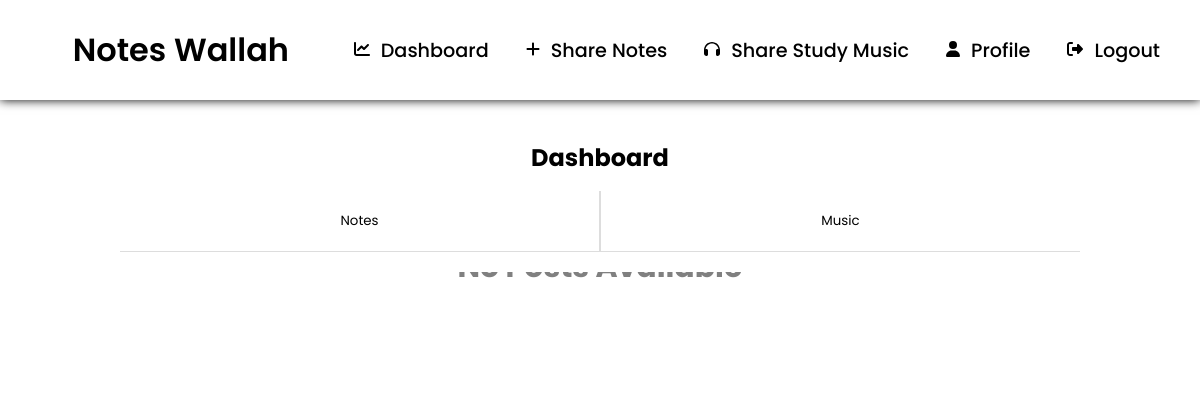
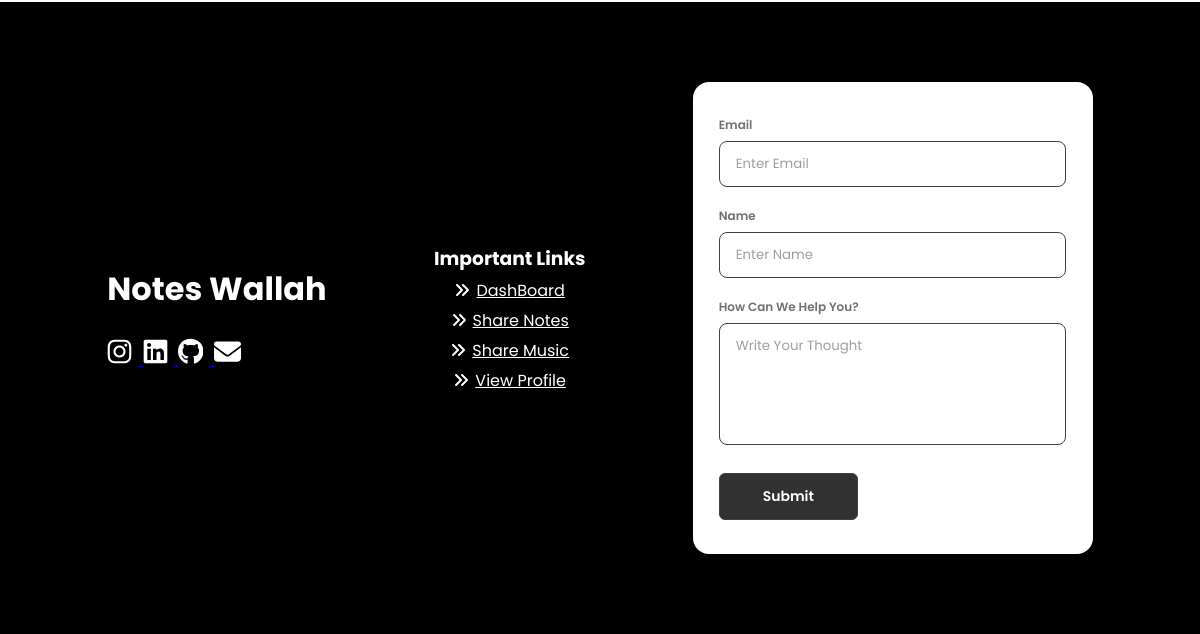
Page /dashboard on the earlier database version (2 pictures, top to bottom).
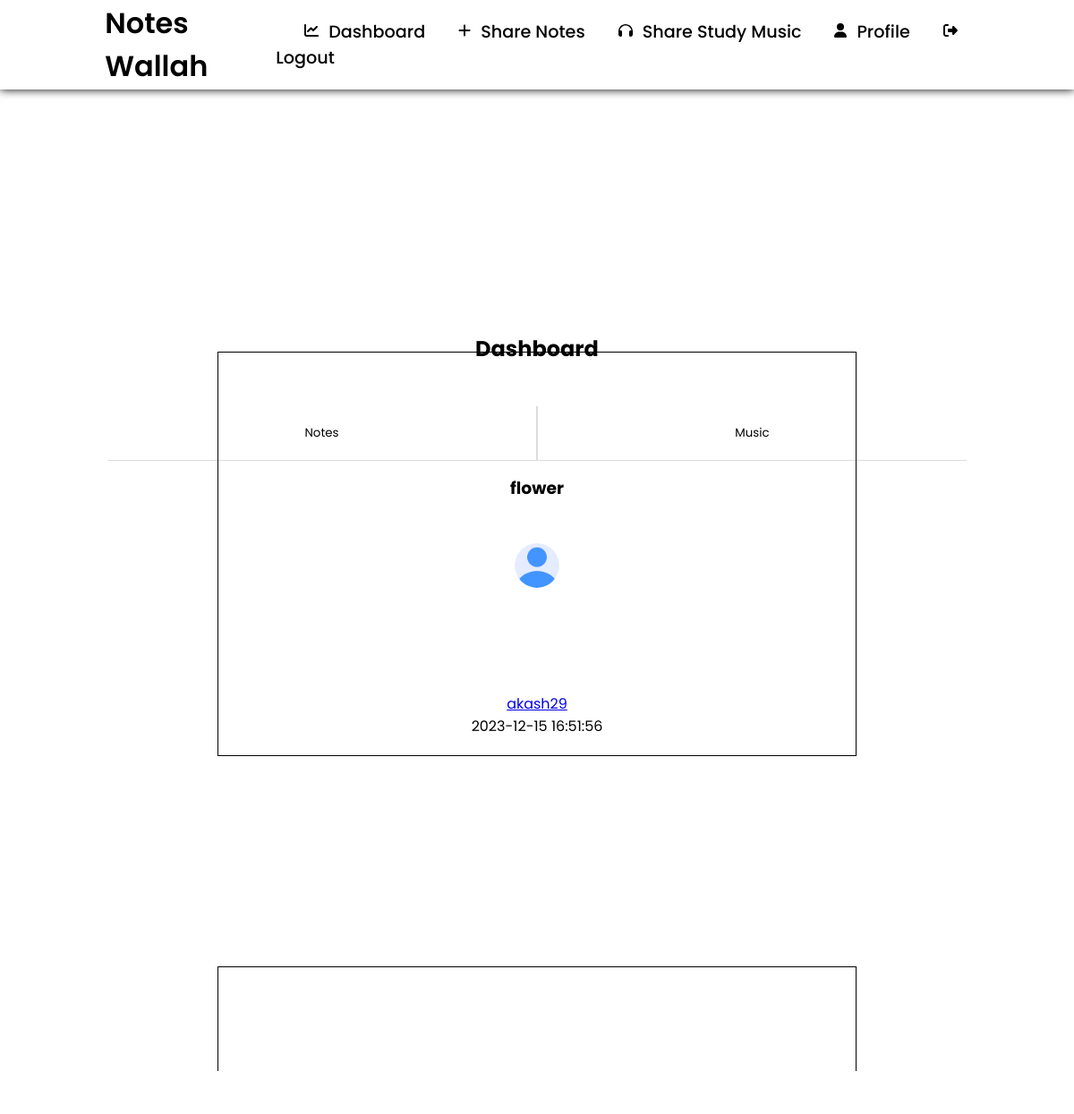
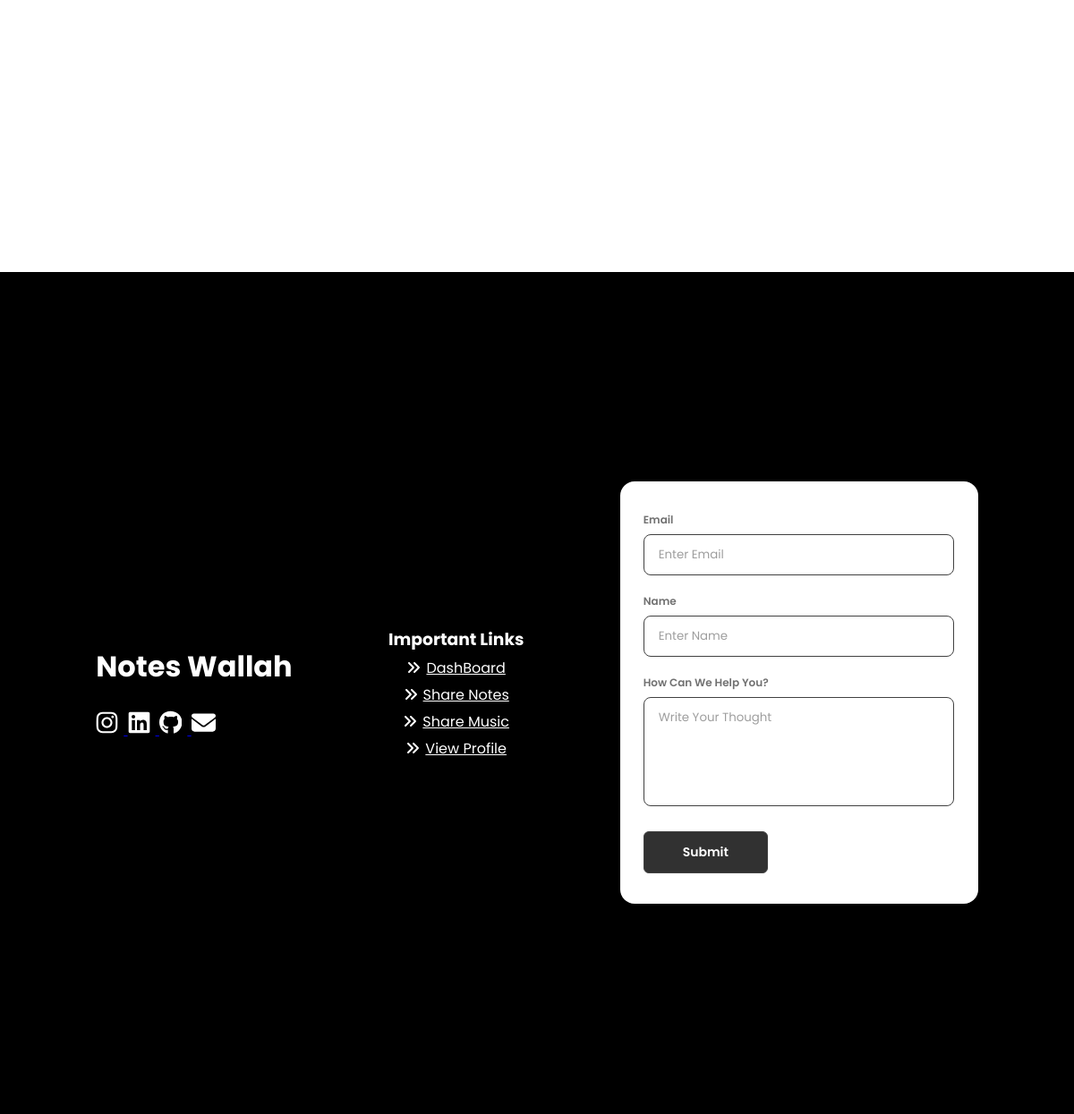
Same page on the later database version (2 pictures, top to bottom).
### app.py (models this page shows)
class User(db.Model):
    id = db.Column(db.Integer, primary_key=True)
    username = db.Column(db.String(30), nullable=False)
    email = db.Column(db.Text, nullable=False)
    password = db.Column(db.Text, nullable=False)
    posts = db.relationship('Post', backref='author', lazy=True)
    musics = db.relationship('Music', backref='author', lazy=True)
    profile_picture = db.Column(db.String(255), default='static/img/default.png')

class Post(db.Model):
    id = db.Column(db.Integer, primary_key=True)
    file_name = db.Column(db.String(100), nullable=False)
    file_description = db.Column(db.Text, nullable=True)
    file_path = db.Column(db.String(255), nullable=False)
    posted_at = db.Column(db.DateTime, default=ist_now)
    user_id = db.Column(db.Integer, db.ForeignKey('user.id'), nullable=False)

### app.py (the view)
@app.route('/dashboard')
def dashboard():
    posts = Post.query.order_by(desc(Post.id)).all()
    musics = Music.query.order_by(desc(Music.id)).all()
    post_details = []
    music_details = []
    for post in posts:
        author = post.author
        profile_picture = author.profile_picture
        post_details.append({'post': post, 'author_profile_picture': profile_picture})
    for music in musics:
        author = music.author
        profile_picture = author.profile_picture
        music_details.append({'music': music, 'author_profile_picture': profile_picture})
    return render_template('dashboard.html', post_details=post_details, musiclist=music_details)

### templates/dashboard.html (shortened to what this page needs)
{% extends 'base.html' %}
{% block body %}
<div class="nav">
    <span id="mobileFriendlyHeader"
        style="display: flex; align-items: center; justify-content: space-between; margin: auto;">
        <a href="/dashboard" class="nav-brand">Notes Wallah</a>
    </span>
    <div class="nav-links" id="navLinks">
        <a href="/dashboard">
            Dashboard
        </a>
        <a href="/create_post">
            <svg xmlns="http://www.w3.org/2000/svg" height="16" width="14" viewBox="0 0 448 512">
                <path fill="#000000"
                    d="M256 80c0-17.7-14.3-32-32-32s-32 14.3-32 32V224H48c-17.7 0-32 14.3-32 32s14.3 32 32 32H192V432c0 17.7 14.3 32 32 32s32-14.3 32-32V288H400c17.7 0 32-14.3 32-32s-14.3-32-32-32H256V80z" />
            </svg>
            Share Notes
        </a>
        <a href="/study_music">
            Share Study Music
        </a>
        <a href="/profile">
            <svg xmlns="http://www.w3.org/2000/svg" height="16" width="14" viewBox="0 0 448 512">
                <path fill="#000000"
                    d="M224 256A128 128 0 1 0 224 0a128 128 0 1 0 0 256zm-45.7 48C79.8 304 0 383.8 0 482.3C0 498.7 13.3 512 29.7 512H418.3c16.4 0 29.7-13.3 29.7-29.7C448 383.8 368.2 304 269.7 304H178.3z" />
            </svg>
            Profile
        </a>
        <a href="/logout">
            Logout
        </a>
    </div>
</div>
<br><br><br><br><br>
<div class="header"
    style="top: 0; width: 100%; display: flex; flex-direction: column; align-items: center; justify-content: center; position: absolute; margin: 15vh; z-index: 0; background-color: white; padding: 20px 0;">
    <h2>Dashboard</h2>
    <div class="tabButtons" style="width: 80%; display: flex; border-bottom: 1px solid #dddddd; margin-top: 2vh;">
        <button class="tabLinks1" onclick="openNote()">Notes</button>
        <button class="tabLinks2" onclick="openMusic()">Music</button>
    </div>
</div>
{% if post_details %}
<div class="tab-container">
    <div class="tabContent" id="notes"
        style="position: absolute; width: 100%; display: flex; flex-direction: column; align-items: center; justify-content: center; padding-top: 30vh;">
        {% for post_detail in post_details %}
        <a href="{{ url_for('view_post', post_id=post_detail.post.id) }}"
            style="color: black;text-decoration: none;margin-top: 5vh;display: flex;flex-direction: column;align-items: center;justify-content: center; width: 70%;">
            <div class="post-container"
                style="display: flex; flex-direction: column; align-items: center; justify-content: center; width: 70%; border: 1px solid black; padding: 20px; margin-top: 5vh;">
                <h3>{{ post_detail.post.file_name }}</h3>
                <span style="display: flex; align-items: center; justify-content: center; margin: 2vh 0 0 0;">
                    <img src="{{ post_detail.author_profile_picture }}" alt="Author's Profile Picture" width="50px"
                        style="border-radius: 50%; aspect-ratio: 1/1; size: cover;">
                    <p><a href="{{ url_for('author_profile', user_id=post_detail.post.author.id) }}">{{
                            post_detail.post.author.username }}</a></p>
                </span>
                <p>{{ post_detail.post.posted_at.strftime('%Y-%m-%d %H:%M:%S') }}</p>
            </div>
        </a>
        {% endfor %}
    </div>
</div>
{% else %}
<center><h1 style="color: grey; font-size: 30px; margin: auto auto;">No Posts Available</h1></center>
{% endif %}
{% endblock %}

### templates/base.html (shortened to what this page needs)
<!DOCTYPE html>
<html lang="en">
<head>
    <link rel="stylesheet" href="{{url_for('static', filename='style.css')}}">
</head>
<body>
    <div class="container">
        {% block body %}{% endblock %}
    </div>
    <footer class="footer">
        <div class="leftColumn">
            <h1>Notes Wallah</h1>
            <br>
            <div class="links">
                <a href="https://www.instagram.com/akash_nath29">
                </a>
                <a href="https://www.linkedin.com/in/akash-nath29/">
                </a>
                <a href="https://github.com/Akash-nath29">
                </a>
                <a href="mailto:devakash2905@gmail.com">
                </a>
            </div>
        </div>
        <div class="middleColumn">
            <h3>Important Links</h3>
                <a href="/dashboard">DashBoard</a>
                <a href="/create_post">Share Notes</a>
                <a href="/study_music">Share Music</a>
                <a href="/profile">View Profile</a>
        </div>
        <div class="lastColumn">
            <div class="contactForm">
                <div class="form-container">
                    <form class="form" action="https://formsubmit.co/41930605c3d9a45c598270cd40d75c57" method="POST">
                        <div class="form-group">
                            <label for="emailInput">Email</label>
                            <input type="text" id="emailInput" name="email" required placeholder="Enter Email"
                                autocomplete="off">
                        </div>
                        <div class="form-group">
                            <label for="nameInput">Name</label>
                            <input type="text" id="nameInput" name="name" required placeholder="Enter Name"
                                autocomplete="off">
                        </div>
                        <div class="form-group">
                            <label for="textarea">How Can We Help You?</label>
                            <textarea name="textarea" id="textarea" rows="10" cols="50" required
                                placeholder="Write Your Thought" autocomplete="off"></textarea>
                        </div>
                        <button class="form-submit-btn" type="submit">Submit</button>
                    </form>
                </div>
            </div>
        </div>
    </footer>
</body>
</html>

### static/style.css (style rules this page uses)
* { margin: 0; padding: 0; font-family: 'Poppins', sans-serif; }
.nav { width: 100%; height: 100px; display: flex; align-items: center; justify-content: space-between; box-shadow: 0 0 10px #000; background-color: #fff; position: sticky; top: 0; z-index: 1; margin-bottom: 5vh; }
.nav-brand { margin-left: 5vh; }
.nav-brand { font-size: 2rem; font-weight: 600; color: #000; text-decoration: none; }
.container { width: 100%; display: flex; flex-direction: column; align-items: center; justify-content: center; overflow-y: scroll; margin: 15vh 0; }
.nav { position: absolute; top: 0; width: 100%; height: 100px; box-shadow: 0 0 10px #000; display: flex; align-items: center; justify-content: space-between; }
.nav .nav-brand { margin-left: 5vh; }
.nav .nav-brand { font-size: 2rem; font-weight: 600; color: #000; text-decoration: none; }
.nav .nav-links { margin-right: 5vh; }
.nav .nav-links a { font-size: 1.2rem; font-weight: 500; color: #000; text-decoration: none; margin-left: 2rem; }
.tabContent { position: absolute; display: none; margin: 50vh 0; }
.tab-container { width: 80%; position: relative; display: flex; flex-direction: column; align-items: center; justify-content: center; margin: 30% 0; }
.tabLinks1 { width: 50%; padding: 20px 0; cursor: pointer; background-color: transparent; border: none; color: black; border-right: 1px solid #dddddd; }
.tabLinks2 { width: 50%; padding: 20px 0; cursor: pointer; background-color: transparent; border: none; color: black; border-left: 1px solid #dddddd; }
.tab-container #notes { display: block; }
svg { margin-right: 0.5vw; }
.footer { display: flex; align-items: center; justify-content: space-evenly; padding: 5vh 0; width: 100%; overflow-x: none; background-color: #000; color: white; }
.middleColumn { display: flex; flex-direction: column; align-items: center; justify-content: center; gap: 5px; }
.middleColumn a { color: white; display: flex; align-items: center; justify-content: flex-start; }
.form-container { margin: 5vh 0; width: 400px; background: white; border: 2px solid transparent; padding: 32px 24px; font-size: 14px; color: white; display: flex; flex-direction: column; gap: 20px; box-sizing: border-box; border-radius: 16px; }
.form-container .form { display: flex; flex-direction: column; gap: 20px; }
.form-container .form-group { display: flex; flex-direction: column; gap: 2px; }
.form-container .form-group label { display: block; margin-bottom: 5px; color: #717171; font-weight: 600; font-size: 12px; }
.form-container .form-group input { width: 90%; padding: 12px 16px; border-radius: 8px; color: #000000; background-color: transparent; border: 1px solid #414141; }
.form-container .form-group textarea { width: 90%; padding: 12px 16px; border-radius: 8px; resize: none; color: #000000; height: 96px; border: 1px solid #414141; background-color: transparent; font-family: inherit; }
.form-container .form-group input::placeholder { opacity: 0.7; }
.form-container .form-group textarea::placeholder { opacity: 0.7; }
.form-container .form-submit-btn { display: flex; align-items: flex-start; justify-content: center; align-self: flex-start; font-family: inherit; color: #fff; font-weight: 600; width: 40%; background: #313131; border: 1px solid #414141; padding: 12px 16px; font-size: inherit; gap: 8px; margin-top: 8px; cursor: pointer; border-radius: 6px; transition: 0.4s; }

Differences in the rows shown:
added User: post.file_name "flower", author_profile_picture (placeholder picture), post.author.username "akash29", post.posted_at "2023-12-15 16:51:56"
